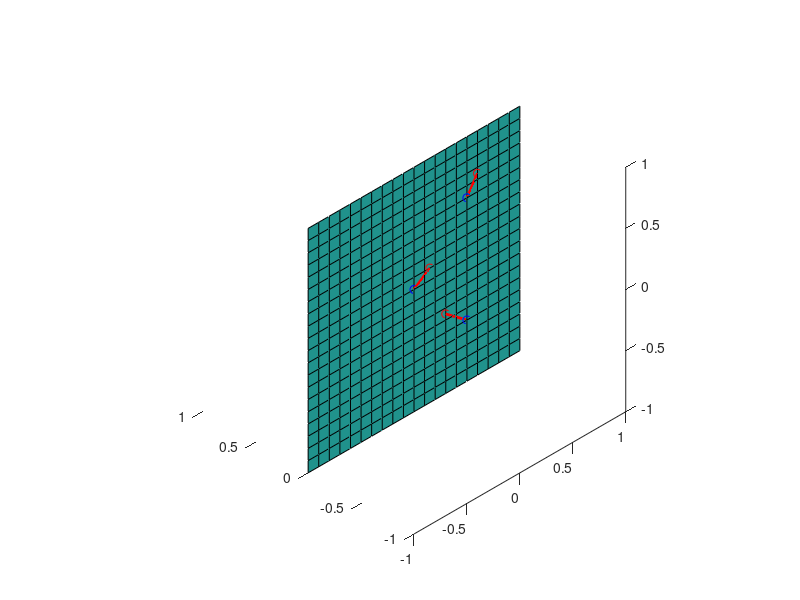

The MATLAB source for this figure:
figure(1); clf; hold on;
axis equal;
axis([-1 1 -1 1 -1 1]);
set(gcf, 'renderer', 'opengl');
set(gca, 'CameraPosition', [400 -400 400]);

[X, Y] = meshgrid(-1:0.1:1, -1:0.1:1);
Z = zeros(21);

% Z = exp((-X.^2 - Y.^2)*10);
% Z = Z + exp((-(X+0.45).^2 - (Y+0.45).^2)*10);

surface(X, Y, Z);
p1 = [0, 0, 0];
p2 = [0.5, 0.5, 0];
p3 = [0.5, -0.5, 0];
points = [p1; p2; p3];

dp1 = [0.15, 0.1, 0];
dp2 = [0.1, 0.15, 0];
dp3 = [-0.2, 0.15, 0];
dpoints = [dp1; dp2; dp3];


drawPoint3d(points, 'color', 'blue');
drawPoint3d(points + dpoints, 'color', 'red');


drawEdge(horzcat(points, points + dpoints), 'color', 'r', 'linewidth', 2);


dp1_ = [0.1, -0.1, 0.1];
dp2_ = [0.1, -0.1, 0.1];
dp3_ = [0.1, -0.1, 0.1];
dpoints_ = [dp1_; dp2_; dp3_];

lines = createLine3d(points + dpoints, points + dpoints + dpoints_);
drawLine3d(lines, 'color', 'k');